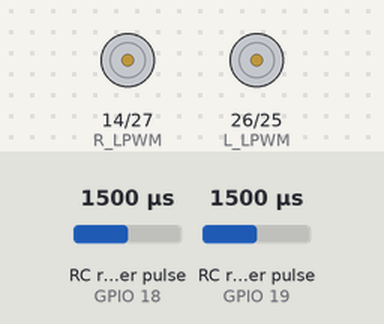
Bench run of a sketch on a simulated ESP32. Shown: motor-driver pin pairs drawn as motors (green arrow = first pin HIGH = forward, orange = second pin HIGH = backward, longer = more drive). Wiring (inferred from the names in the program): 2 × RC receiver channel: data GPIO 18 / data GPIO 19. Inputs (shaded band) come from the test bench; at power-on: RC receiver pulse (sensors on GPIO 18, GPIO 19) 1500 µs.

Above: at 1.2 s.
1.3 s: RC receiver pulse (sensor on GPIO 18) set to 1020 µs
At 1.9 s:
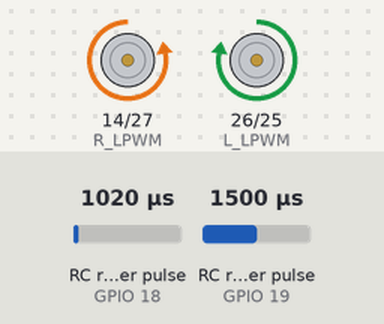
2.8 s: RC receiver pulse (sensor on GPIO 19) set to 1020 µs
At 4.0 s:
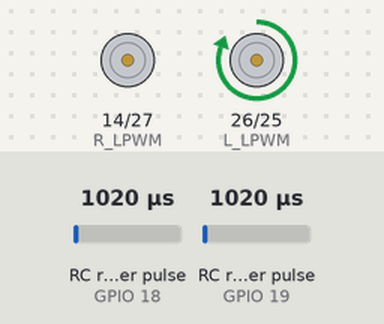
4.3 s: RC receiver pulse (sensor on GPIO 18) set to 1250 µs
At 5.3 s:
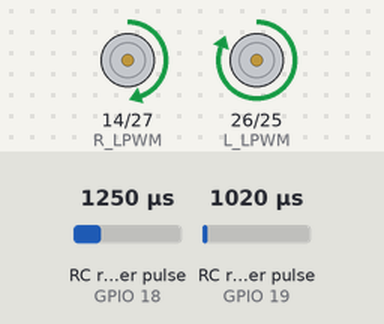
5.8 s: RC receiver pulse (sensor on GPIO 19) set to 1500 µs
At 6.5 s:
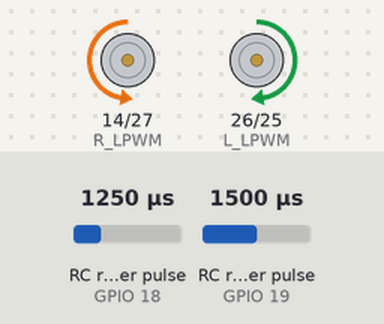
7.3 s: RC receiver pulse (sensor on GPIO 18) set to 1750 µs
At 7.6 s:
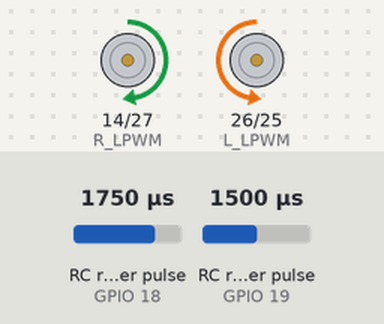
8.8 s: RC receiver pulse (sensor on GPIO 19) set to 1250 µs
At 10.0 s:
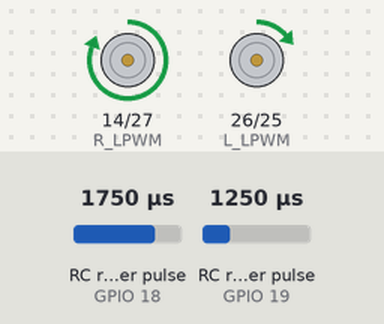
Timing chart, 0 to 11.3 s (numbered marks = the images above; inputs shaded):
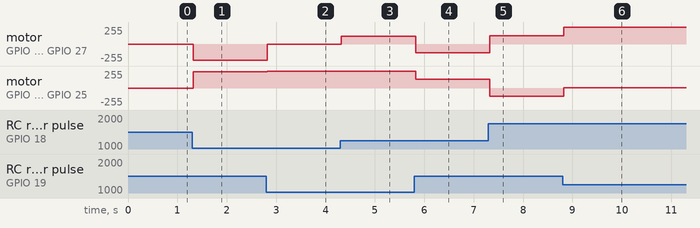

Measured:
- after the input at 1.3 s, motor on GPIO 14 (R_LPWM) / GPIO 27 (R_RPWM): stopped → backward 245/255 at once; motor on GPIO 26 (L_LPWM) / GPIO 25 (L_RPWM): stopped → forward 245/255 at once
- after the input at 2.8 s, motor on GPIO 14 (R_LPWM) / GPIO 27 (R_RPWM): backward 245/255 → stopped at once; motor on GPIO 26 (L_LPWM) / GPIO 25 (L_RPWM): forward 245/255 → forward 255/255 at once
- after the input at 4.3 s, motor on GPIO 14 (R_LPWM) / GPIO 27 (R_RPWM): stopped → forward 117/255 at once
- after the input at 5.8 s, motor on GPIO 14 (R_LPWM) / GPIO 27 (R_RPWM): forward 117/255 → backward 128/255 at once; motor on GPIO 26 (L_LPWM) / GPIO 25 (L_RPWM): forward 255/255 → forward 128/255 at once
- after the input at 7.3 s, motor on GPIO 14 (R_LPWM) / GPIO 27 (R_RPWM): backward 128/255 → forward 127/255 at once; motor on GPIO 26 (L_LPWM) / GPIO 25 (L_RPWM): forward 128/255 → backward 127/255 at once
- after the input at 8.8 s, motor on GPIO 14 (R_LPWM) / GPIO 27 (R_RPWM): forward 127/255 → forward 255/255 at once; motor on GPIO 26 (L_LPWM) / GPIO 25 (L_RPWM): backward 127/255 → forward 1/255 at once

The sketch:

main-code.ino
```cpp
#define CH1 18
#define CH2 19

#define L_RPWM 25
#define L_LPWM 26

#define R_RPWM 27
#define R_LPWM 14

int readCh(int pin) {
  int v = pulseIn(pin, HIGH, 25000);
  if (v < 900 || v > 2100) return 1500;
  return v;
}

void motor(int rpwm, int lpwm, int speed) {
  speed = constrain(speed, -255, 255);

  if (speed > 0) {
    analogWrite(rpwm, speed);
    analogWrite(lpwm, 0);
  }
  else if (speed < 0) {
    analogWrite(rpwm, 0);
    analogWrite(lpwm, -speed);
  }
  else {
    analogWrite(rpwm, 0);
    analogWrite(lpwm, 0);
  }
}

void setup() {
  pinMode(CH1, INPUT);
  pinMode(CH2, INPUT);

  pinMode(L_RPWM, OUTPUT);
  pinMode(L_LPWM, OUTPUT);
  pinMode(R_RPWM, OUTPUT);
  pinMode(R_LPWM, OUTPUT);

  motor(L_RPWM, L_LPWM, 0);
  motor(R_RPWM, R_LPWM, 0);
}

void loop() {
  int steering = readCh(CH1);
  int throttle = readCh(CH2);

  int s = map(steering, 1000, 2000, -255, 255);
  int t = map(throttle, 1000, 2000, -255, 255);

  if (abs(s) < 15) s = 0;
  if (abs(t) < 15) t = 0;

  int left = t + s;
  int right = t - s;

  left = constrain(left, -255, 255);
  right = constrain(right, -255, 255);

  motor(L_RPWM, L_LPWM, left);
  motor(R_RPWM, R_LPWM, right);

  delay(10);
}
```
